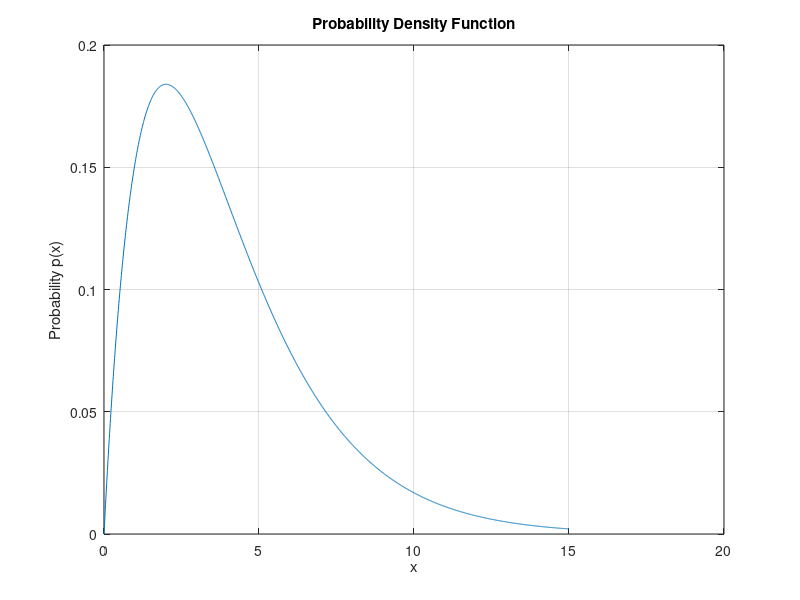

The MATLAB source for this figure: (Note: this script raises an error after producing the figure.)
%% Optimum binary example
% Created by: Lee A. Harrison
% On: 10/11/2018
%
% Copyright (C) 2019 Artech House (artech@artechhouse.com)
% This file is part of Introduction to Radar Using Python and MATLAB
% and can not be copied and/or distributed without the express permission of Artech House.

clear, clc

% Gaussian pdf
x = -3:0.01:3;
y = pdf('Normal', x, 1.0, 2.0);

% Weibull
pd = makedist('Weibull','a',5,'b',2);
x = 0:0.01:15;
y = pdf(pd, x);

% Rayleigh
x = 0:0.01:2;
y = raylpdf(x, 0.5);

% Rician
x = 0:0.01:10;
pd = makedist('Rician','s',0,'sigma',2);
y = pdf(pd, x);

% Chi-Squared
x = 0:0.01:15;
y = chi2pdf(x, 4);

% Plot the results
figure;
plot(x, y);
title('Probability Density Function');
xlabel('x');
ylabel('Probability p(x)');
grid on;
plot_settings;